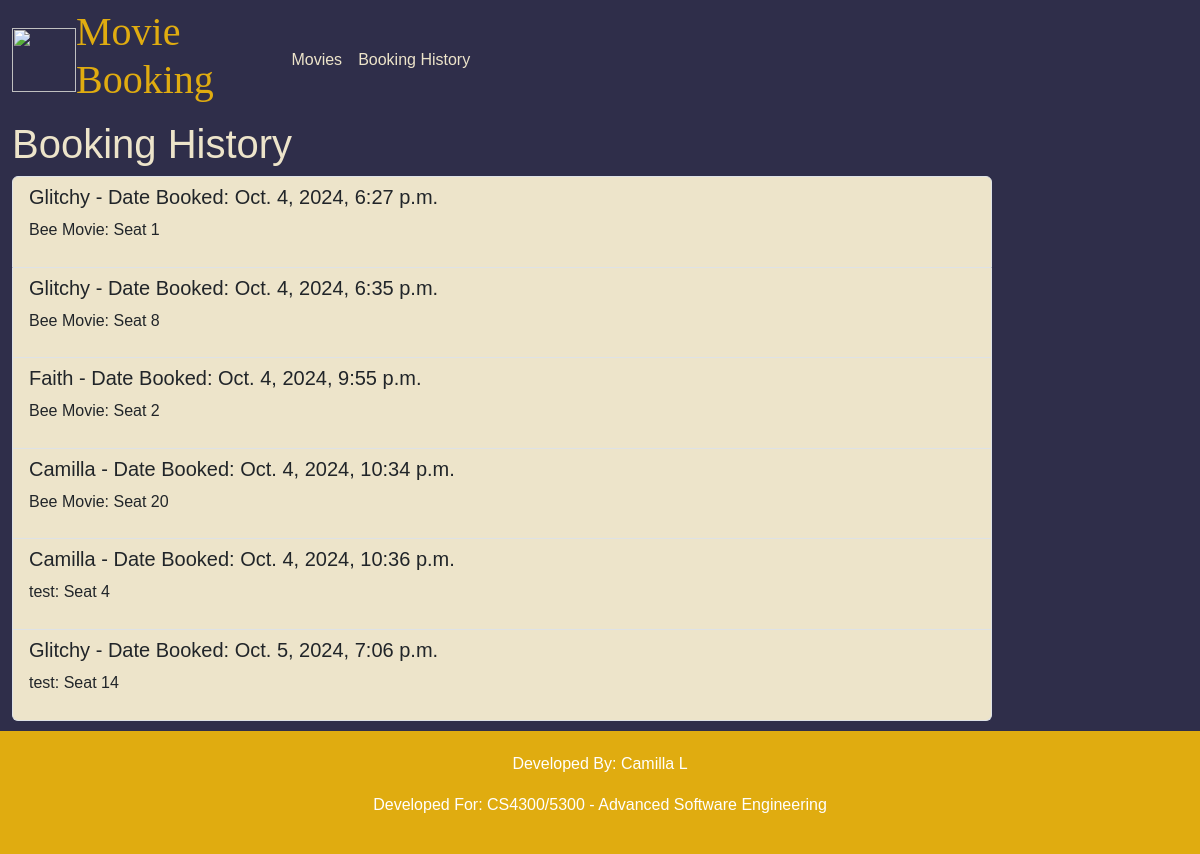
The app's page /booking_history/ with its own data.
### bookings/models.py (models this page shows)
class Booking(models.Model):
    movie = models.ForeignKey(Movie, on_delete=models.CASCADE)
    seat = models.ForeignKey(Seat, on_delete=models.CASCADE)
    user = models.ForeignKey(User, on_delete=models.CASCADE)
    booking_date = models.DateTimeField(auto_now_add=True)

class User(models.Model):
    name = models.CharField(max_length=20)

class Movie(models.Model):
    title = models.CharField(max_length=200)
    description = models.TextField()
    release_date = models.DateField()
    duration = models.IntegerField()

class Seat(models.Model):
    seat_number = models.CharField(max_length=3)
    is_booked = models.BooleanField(default=False)

### bookings/views.py (the view)
# urls.py: path('booking_history/', book_history, name='book_history'), #Gives the booking history of all users
def book_history(request):
        bookings = Booking.objects.all()
        return render(request, 'book_history.html',{'bookings': bookings})

### bookings/templates/book_history.html (shortened to what this page needs)
{% extends 'base.html' %}
{% block content %}
<h1>Booking History</h1>
<ul class="list-group">
    {% if bookings %}
        {% for booking in bookings %}
            <li class="list-group-item" style="background-color: #ede4ca">
                <h5>{{ booking.user.name }} - Date Booked: {{ booking.booking_date }}</h5>
                <p>{{ booking.movie.title }}: Seat {{ booking.seat.seat_number }}</p>
            </li>
        {% endfor %}
    {% else %}
        <li class="list-group-item" style="background-color: #ede4ca">
            <h5>There is no users who booked a seat.</h5>
        </li>
    {% endif %}
</ul>
{% endblock %}

### bookings/static/index.css (style rules this page uses)
body { font-family: 'Veranda', sans-serif; margin: 0; padding: 0; background-color: #2f2e4a; color: #ede4ca; line-height: 1.6; }

### records on screen
Booking: user.name "Glitchy", booking_date "Oct. 4, 2024, 6:27 p.m.", movie "Bee Movie", seat.seat_number "1"
Booking: user.name "Glitchy", booking_date "Oct. 4, 2024, 6:35 p.m.", movie "Bee Movie", seat.seat_number "8"
Booking: user.name "Faith", booking_date "Oct. 4, 2024, 9:55 p.m.", movie "Bee Movie", seat.seat_number "2"
Booking: user.name "Camilla", booking_date "Oct. 4, 2024, 10:34 p.m.", movie "Bee Movie", seat.seat_number "20"
Booking: user.name "Camilla", booking_date "Oct. 4, 2024, 10:36 p.m.", movie "test", seat.seat_number "4"
Booking: user.name "Glitchy", booking_date "Oct. 5, 2024, 7:06 p.m.", movie "test", seat.seat_number "14"
